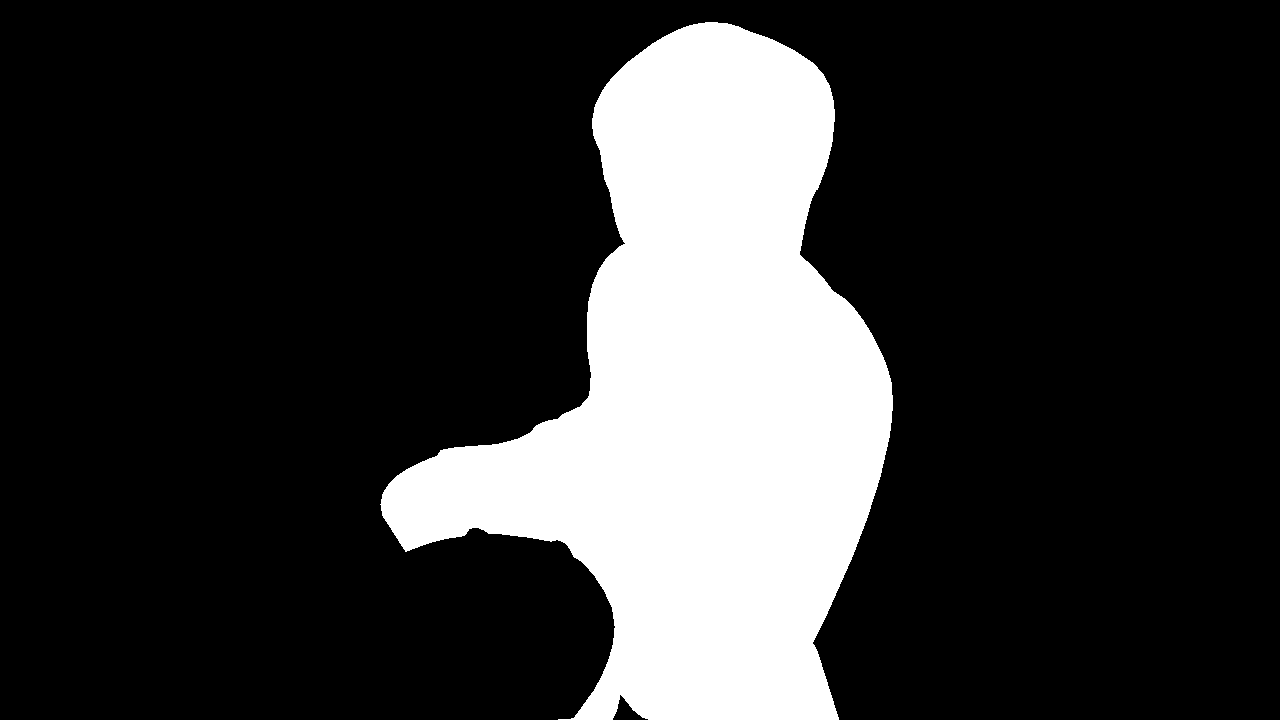
#> input picture data/gt/00005.png, 1280 x 720 px, given in place of 03155.png, which was not available
$ jupyter execute --allow-errors process_data.ipynb
#> lines starting #> are read from the running program, lines starting #| are printed output that depends on the picture; after the words box and inside, x2 and y2 are one past the last pixel; in counts of white or black regions, pixels touching at a corner belong together; pictures that were not available may be replaced by others from this repository, and a replacement may not be noted
[cell 1]
# --- Constants (edit if needed) ---
from pathlib import Path

# Get the directory where this notebook is located
NOTEBOOK_DIR = Path(__file__).parent if '__file__' in globals() else Path.cwd()
DATA_DIR = NOTEBOOK_DIR / "data"

WIDTH = 256
HEIGHT = 256

GT_DIR = DATA_DIR / "gt"  # ground truth masks folder
RGB_DIR = DATA_DIR / "rgb"  # rgb images
GT_NORM_DIR = DATA_DIR / "gt_normalized"  # normalized ground truth masks folder
RGB_NORM_DIR = DATA_DIR / "rgb_normalized"  # normalized rgb images
OUTPUT_JSON = DATA_DIR / "weighted_centers.json"  # output file

[cell 2]
# Install and import dependencies
try:
    from PIL import Image
except ImportError:
    print("[Setup] Installing pillow...")
    import sys, subprocess
    subprocess.check_call([sys.executable, '-m', 'pip', 'install', '-q', 'pillow'])
    from PIL import Image

import numpy as np
import json
from pathlib import Path

[cell 3]
# Function to calculate weighted center of a mask
# [47 lines left out: function calculate_weighted_center, not called in this run]

[cell 4]
# Function to calculate normalized coordinates after padding
# [55 lines left out: function calculate_normalized_coordinates, not called in this run]

[cell 5]
# Test a random entry by loading the JSON, rendering the RGB image, overlaying the GT image at 50%, and marking the weighted center
import random
import matplotlib.pyplot as plt

with open(OUTPUT_JSON, 'r') as f:
#> (reads data/weighted_centers.json from the repository)
    data = json.load(f)

random_file = random.choice(list(data.keys()))
print(f"Testing with: {random_file}")

rgb_image_path = Path(RGB_DIR) / random_file
gt_image_path = Path(GT_DIR) / random_file

# Load images
rgb_image = Image.open(rgb_image_path).convert('RGB')
#> rgb_image: PIL image 1280x720 RGB; 20.4% white; 1 white region, box (x1, y1, x2, y2) and area: (380, 22, 893, 720) 187711
gt_image = Image.open(gt_image_path).convert('L')  # Grayscale for mask
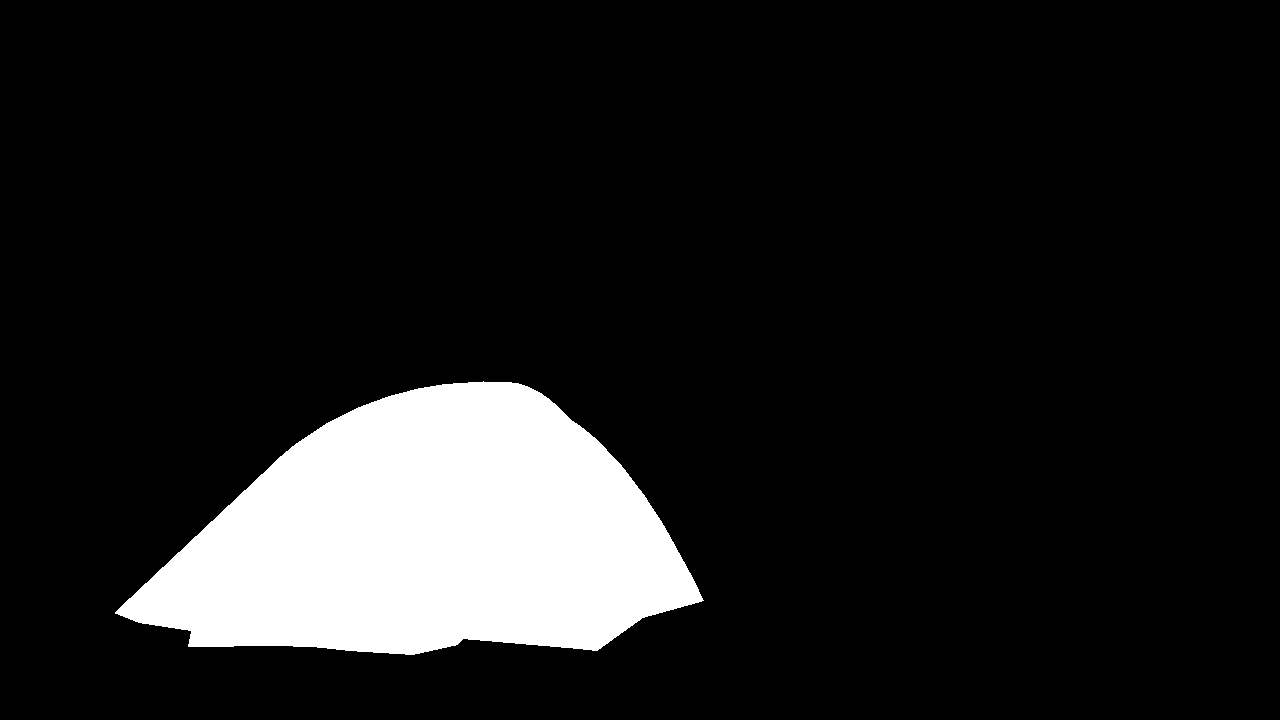
#> input picture data/gt/00010.png, 1280 x 720 px, given in place of 03155.png, which was not available
#> gt_image is the input picture: PIL image 1280x720 L; 11.5% white; 1 white region, box (x1, y1, x2, y2) and area: (115, 381, 704, 655) 106046

# Resize GT to match RGB if needed
if gt_image.size != rgb_image.size:
    gt_image = gt_image.resize(rgb_image.size)

# Convert to numpy arrays for blending
rgb_array = np.array(rgb_image)
gt_array = np.array(gt_image)

# Create overlay: blend RGB with semi-transparent white mask
overlay = rgb_array.astype(np.float32).copy()
mask_normalized = gt_array / 255.0
# Blend: 50% RGB + 50% white where mask exists
alpha = 0.5
for c in range(3):
    overlay[:, :, c] = rgb_array[:, :, c] * (1 - alpha * mask_normalized) + 255 * alpha * mask_normalized
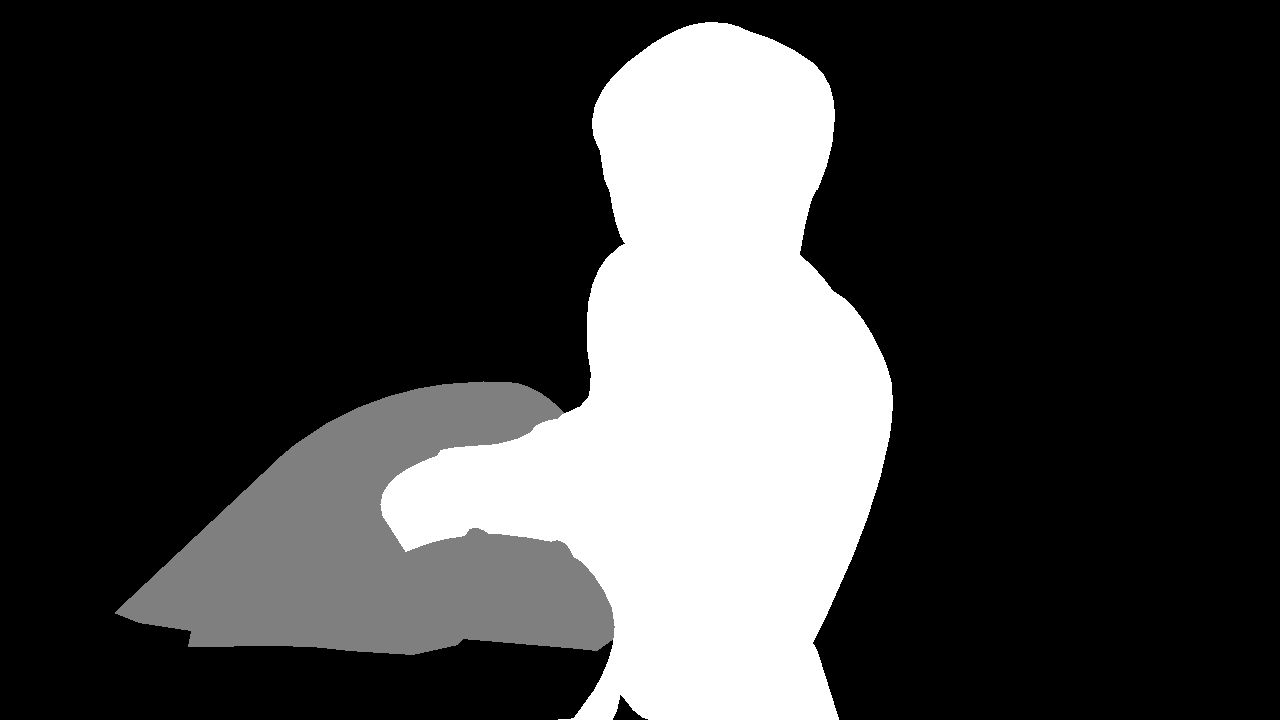
#> overlay: shape (720, 1280, 3) float32; min 0, max 255, mean 62.2
overlay = overlay.astype(np.uint8)

# Get weighted center coordinates (original)
center_data = data[random_file]
xo = float(center_data['xo'])
yo = float(center_data['yo'])
uo = float(center_data['uo'])
vo = float(center_data['vo'])

print(f"Original Center: ({xo:.2f}, {yo:.2f}) pixels")
print(f"Original Normalized: ({uo:.4f}, {vo:.4f}) UV")

# Display
fig, axes = plt.subplots(1, 3, figsize=(18, 6))

# Show RGB image
axes[0].imshow(rgb_array)
axes[0].set_title('RGB Image (Original)')
axes[0].axis('off')

# Show mask
axes[1].imshow(gt_array, cmap='gray')
axes[1].set_title('Ground Truth Mask (Original)')
axes[1].axis('off')

# Show overlay with weighted center
axes[2].imshow(overlay)
axes[2].scatter([xo], [yo], color='red', s=100, marker='x', linewidths=3, label='Weighted Center')
axes[2].set_title(f"Overlay\nCenter: ({xo:.1f}, {yo:.1f})")
axes[2].legend()
axes[2].axis('off')

plt.tight_layout()
plt.show()
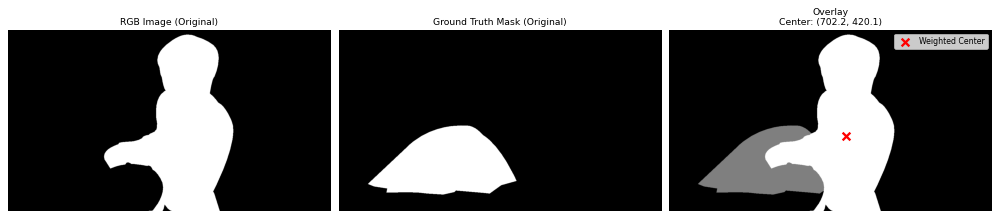
#> figure drawn by matplotlib, 3 panels
